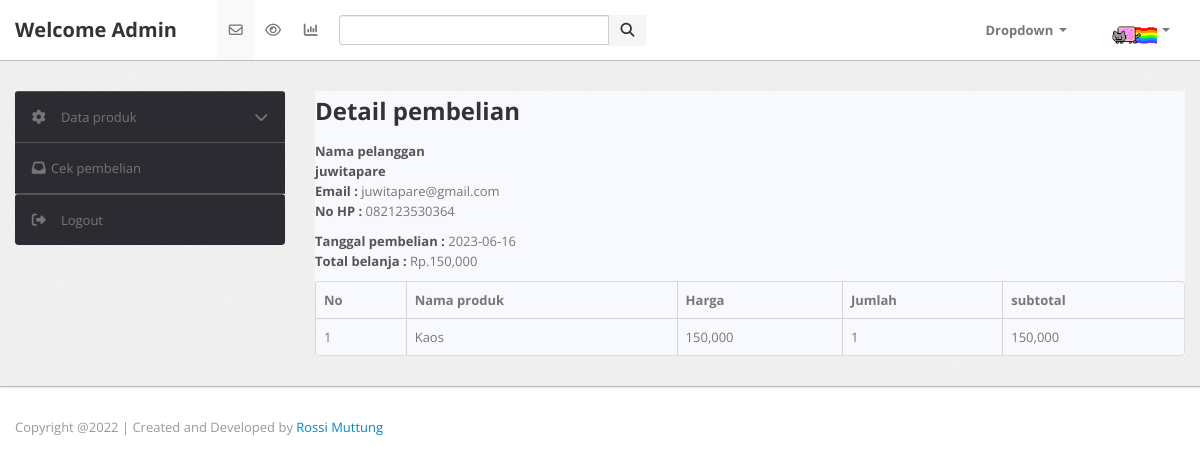
Screenshot of /admin/halaman_admin.php?halaman=detail_pembayaran&id=18 with the database file from the repository.
### tables this page shows
CREATE TABLE `pembelian` (
  `id_pembelian` int(11) NOT NULL,
  `id_user` int(11) NOT NULL,
  `tanggal_pembelian` date NOT NULL,
  `total_pembelian` int(11) NOT NULL,
  `id_ongkir` int(11) NOT NULL,
  `nama_kota` varchar(200) NOT NULL,
  `tarif` int(11) NOT NULL,
  `alamat` varchar(200) NOT NULL,
  `jasa_pengiriman` varchar(200) NOT NULL,
  `status_pembelian` varchar(200) NOT NULL DEFAULT 'Belum di validasi'
);

CREATE TABLE `user` (
  `id_user` int(11) NOT NULL,
  `username` varchar(250) NOT NULL,
  `password` varchar(250) NOT NULL,
  `email` varchar(250) NOT NULL,
  `ulang_password` varchar(250) NOT NULL,
  `no_hp` varchar(250) NOT NULL,
  `alamat` varchar(200) NOT NULL
);

CREATE TABLE `pembelian_produk` (
  `id_pembelian_produk` int(11) NOT NULL,
  `id_pembelian` int(11) NOT NULL,
  `id_produk` int(11) NOT NULL,
  `jumlah` int(11) NOT NULL,
  `nama` varchar(200) NOT NULL,
  `harga` int(11) NOT NULL,
  `berat` int(11) NOT NULL,
  `subberat` int(11) NOT NULL,
  `subharga` int(11) NOT NULL
);

### admin/detail_pembayaran.php (the view)
<h2>Detail pembelian</h2>
<?php
$id_pem=$_GET['id'];
 $ambil=$koneksi->query("SELECT * FROM pembelian JOIN user ON pembelian.id_user=user.id_user WHERE pembelian.id_pembelian =' $id_pem'");
$detail = $ambil->fetch_assoc();
?>
<strong style="">Nama pelanggan <br><?php echo $detail['username'] ?></strong><br>
<p>
    <strong>Email :</strong>
    <?php echo $detail['email']; ?> <br>
    <strong>No HP :</strong>
    <?php echo $detail['no_hp']; ?>
</p>
<p>
    <strong>Tanggal pembelian :</strong>
<?php echo $detail['tanggal_pembelian']; ?> <br>
<strong>Total belanja :</strong>
Rp.<?php echo number_format($detail['total_pembelian']); ?>
</p>
<table class="table table-bordered">
    <thead>
        <tr>
            <th>No</th>
            <th>Nama produk</th>
            <th>Harga</th>
            <th>Jumlah</th>
            <th>subtotal</th>
        </tr>
    </thead>
    <tbody>
        <?php $nomor = 1;?>
        <?php $ambil= $koneksi->query("SELECT * FROM pembelian_produk LEFT JOIN produk ON pembelian_produk.id_pembelian_produk=produk.id_produk WHERE pembelian_produk.id_pembelian = '$id_pem'"); ?>
        <?php while($pecah=$ambil->fetch_assoc()){ ?>
        <tr>
        <td><?php echo $nomor; ?></td>
        <td><?php echo $pecah['nama']; ?></td>
        <td><?php echo number_format($pecah['harga']); ?></td>
        <td><?php echo $pecah['jumlah']; ?></td>
        <td><?php echo number_format($pecah['harga'] *$pecah['jumlah']); ?>
        </td>
        </tr>
        <?php $nomor++ ?>
        <?php }?>
    </tbody>
</table>

### css/theme.css (style rules this page uses)
body { font-size: 13px; font-family: 'Open Sans', Arial, sans-serif; background: #fff; color: #777 }
h1, h2, h3, h4, h5, h6 { color: #333; margin-top: 0 }
h2 { font-size: 24px }
strong, b { color: #555 }
.table { margin-bottom: 0 }
.table th, .table td { border-color: #d5d5d5!important }
.table-bordered thead:first-child tr:first-child>th:first-child, .table-bordered tbody:first-child tr:first-child>td:first-child { -webkit-border-top-left-radius: 2px; -moz-border-radius-topleft: 2px; border-top-left-radius: 2px }
.table-bordered thead:first-child tr:first-child>th:last-child, .table-bordered tbody:first-child tr:first-child>td:last-child { -webkit-border-top-right-radius: 2px; -moz-border-radius-topright: 2px; border-top-right-radius: 2px }
.table-bordered thead:last-child tr:last-child>th:first-child, .table-bordered tbody:last-child tr:last-child>td:first-child, .table-bordered tfoot:last-child tr:last-child>td:first-child { -webkit-border-bottom-left-radius: 2px; -moz-border-radius-bottomleft: 2px; border-bottom-left-radius: 2px }
.table-bordered thead:last-child tr:last-child>th:last-child, .table-bordered tbody:last-child tr:last-child>td:last-child, .table-bordered tfoot:last-child tr:last-child>td:last-child { -webkit-border-bottom-right-radius: 2px; -moz-border-radius-bottomright: 2px; border-bottom-right-radius: 2px }

### rows the page displays
pembelian: id_user.username "juwitapare", id_user.email "juwitapare@gmail.com", id_user.no_hp "082123530364", tanggal_pembelian "2023-06-16", total_pembelian "150,000"
pembelian_produk: nama "Kaos", harga "150,000", jumlah "1", $pecah['harga'] *$pecah['jumlah'] "150,000"
